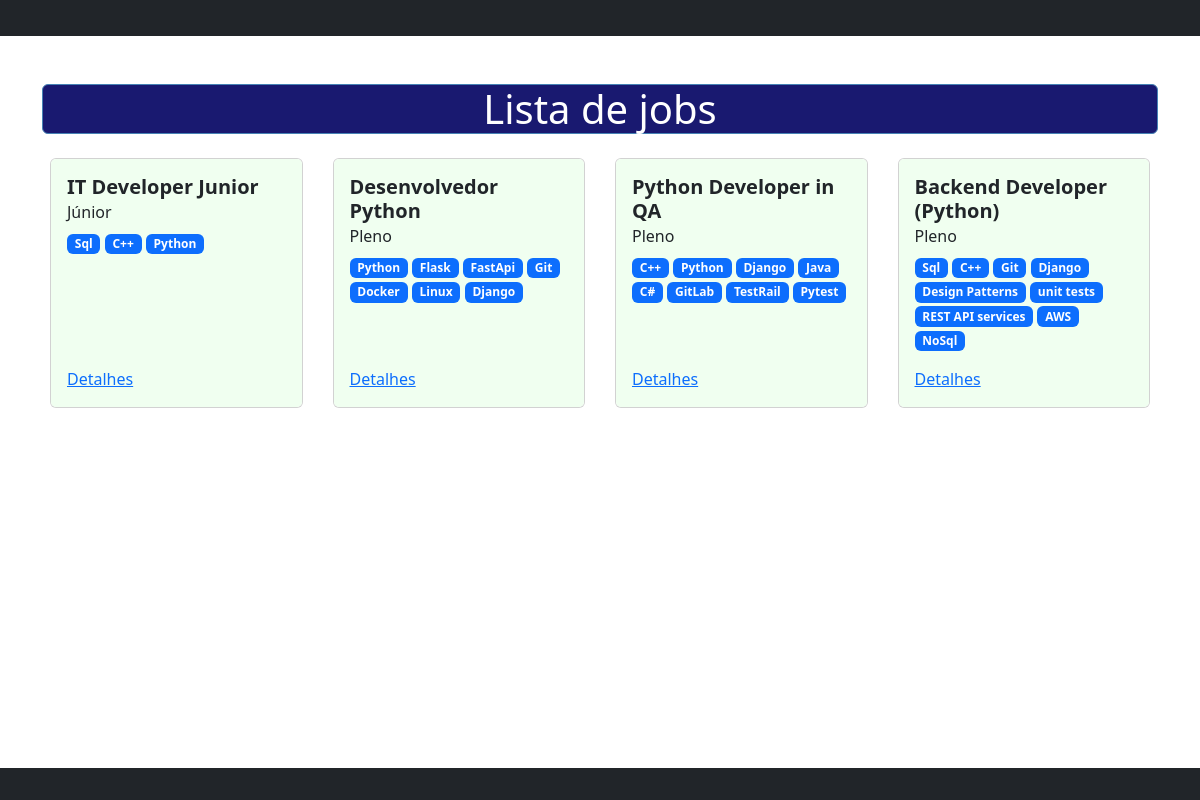
Screenshot of /jobs/ with the database file from the repository.
### jobs/models.py (models this page shows, shortened)
class Job(models.Model):
    LEVEL_CHOICES = (
        ('jr', 'Júnior'),
        ('pl', 'Pleno'),
        ('sr', 'Sênior'),
    )
    title = models.CharField(max_length=100)
    description = models.TextField()
    requirements = models.TextField()
    responsibilities = models.TextField()
    level = models.CharField(max_length=2, choices=LEVEL_CHOICES)
    skills = models.ManyToManyField("jobs.Skill", related_name="jobs")

class Skill(models.Model):
    title = models.CharField(max_length=100, unique=True, blank=False, null=False)

### jobs/views.py (the view)
# urls.py: path('', list_jobs, name='list'),
def list_jobs(request):
    return render(
        request,
            "jobs/list.html",
            {
                "page_title": "Lista de jobs",
                "jobs": Job.objects.all()
            }
    )

### jobs/templates/jobs/list.html (shortened to what this page needs)
{% extends 'base.html' %}
{% block content %}
    <h1>{{ page_title }}</h1>
    <div class="card-area mt-4 px-2">
        {% for job in jobs %}
            <div class="card">
                <div class="card-body">
                    <h5 class="card_title fw-bolder">
                        {{ job.title }}
                    </h5>
                    <h6 class="card-subtitle mb-2 text-body secondary">
                        {{ job.get_level_display }}
                    </h6>
                    <p class="card-text">
                        {% for skill in job.skills.all %}
                            <span class="badge text-bg-primary">
                                {{ skill.title }}
                            </span>
                        {% endfor %}
                    </p>
                    <div class="links">
                        <a href="{% url 'jobs:details' pk=job.pk %}" class="mt-4">Detalhes</a>
                    </div>
                </div>
            </div>
        {% endfor %}
    </div>
{% endblock content %}

### core/templates/base.html (shortened to what this page needs)
<!DOCTYPE html>
<html lang="pt-BR">
<head>
    <link href="https://cdn.jsdelivr.net/npm/bootstrap@5.3.0/dist/css/bootstrap.min.css" rel="stylesheet">
</head>
<body>
    <nav class="navbar bg-dark" data-bs-theme="dark" min-width: 50%>
        <div class="container"style="height: 20px">
        </div>
    </nav>
    <main>
        <section class="py-5">
            <div class="container">
                {% block content %}{% endblock content %}
            </div>
        </section>
    </main>
    <footer class="bg-dark fixed-bottom">
        <div class="container">
            <p class="text-white text-center m-0 py-3"></p>
        </div>
    </footer>
</body>
</html>

### jobs/templates/jobs/list.html (style rules this page uses)
h1 { background: MidnightBlue; color: white; border-radius: 6px; border: 1px solid SteelBlue; text-align: center; }
.card-area { display: grid; grid-template-columns: repeat(auto-fit, minmax(250px, 1fr)); gap: 30px }
.card { max-height: 300px; overflow: hidden; }
.card-body { display: flex; flex-direction: column; background: Honeydew; }
.card-body .links { margin-top: auto; }
.card h5 { overflow: hidden; display: -webkit-box; -webkit-line-clamp: 3; line-clamp: 3; -webkit-box-orient: vertical; }

### rows the page displays
Job: title "IT Developer Junior", level "Júnior"
Skill: title "Sql"
Skill: title "C++"
Skill: title "Python"
Job: title "Desenvolvedor Python", level "Pleno"
Skill: title "Flask"
Skill: title "FastApi"
Skill: title "Git"
Skill: title "Docker"
Skill: title "Linux"
Skill: title "Django"
Job: title "Python Developer in QA", level "Pleno"
Skill: title "Java"
Skill: title "C#"
Skill: title "GitLab"
Skill: title "TestRail"
Skill: title "Pytest"
Job: title "Backend Developer (Python)", level "Pleno"
Skill: title "Design Patterns"
Skill: title "unit tests"
Skill: title "REST API services"
Skill: title "AWS"
Skill: title "NoSql"

### other values shown
{{ page_title }} "Lista de jobs"
